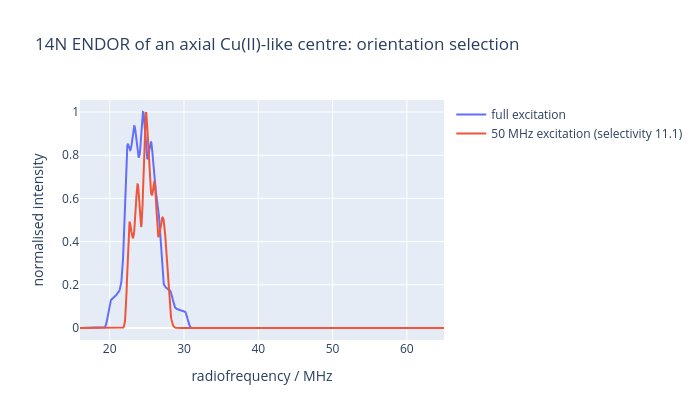

Notebook cell for this chart:
### Code cell
import plotly.graph_objects as go

nitrogen = {
    "Nucs": "14N",
    "g": [2.25, 2.25, 2],
    "A": [44, 49, 54],
    "Q": [0.84, 0.84, -1.68],
    "HStrain": [100, 100, 100],
    "lwEndor": 0.5,
}
full = es.salt(nitrogen, {"Range": [16, 65], "Field": 326.5, "mwFreq": 9.7, "nPoints": 1001})
selected = es.salt(nitrogen, {"Range": [16, 65], "Field": 326.5, "mwFreq": 9.7, "nPoints": 1001, "ExciteWidth": 50})
fig = go.Figure()
fig.add_trace(go.Scatter(x=full.x, y=full.spec / full.spec.max(), mode="lines", name="full excitation"))
fig.add_trace(
    go.Scatter(
        x=selected.x,
        y=selected.spec / selected.spec.max(),
        mode="lines",
        name=f"50 MHz excitation (selectivity {selected.info['Selectivity']:.1f})",
    )
)
fig.update_layout(
    title="14N ENDOR of an axial Cu(II)-like centre: orientation selection",
    xaxis_title="radiofrequency / MHz",
    yaxis_title="normalised intensity",
    width=700,
    height=420,
)
fig

### Figure 1 — Plotly figure (JSON) as saved in the notebook; plotly's stock layout.template omitted (floating-point values rounded to 4 significant figures; data arrays with more than 128 entries replaced by an {"elided": "..."} marker saying what was removed)
{"data": [{"mode": "lines", "name": "full excitation", "x": {"elided": "1001 float values"}, "y": {"elided": "1001 float values"}, "type": "scatter"}, {"mode": "lines", "name": "50 MHz excitation (selectivity 11.1)", "x": {"elided": "1001 float values"}, "y": {"elided": "1001 float values"}, "type": "scatter"}], "layout": {"title": {"text": "14N ENDOR of an axial Cu(II)-like centre: orientation selection"}, "xaxis": {"title": {"text": "radiofrequency / MHz"}}, "yaxis": {"title": {"text": "normalised intensity"}}, "width": 700, "height": 420}}
